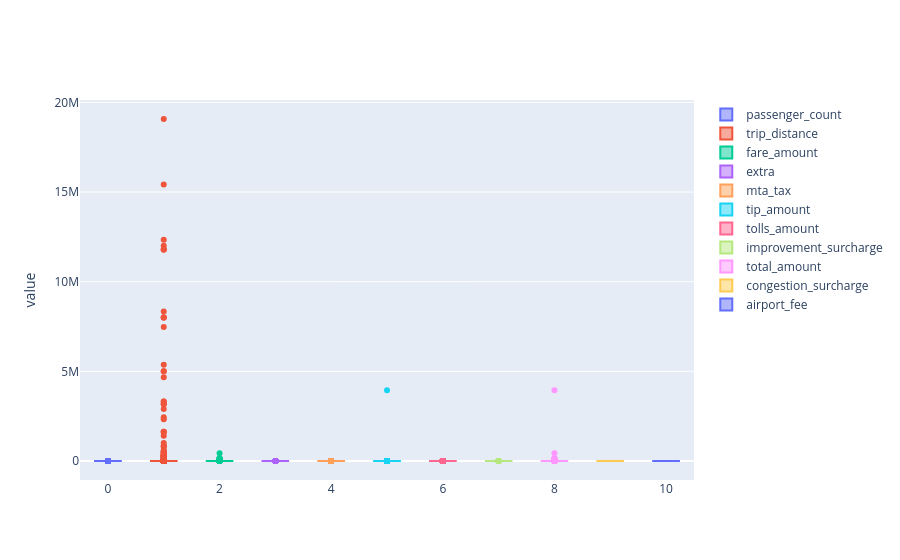

Write notebook code for a chart like this one.
### Markdown cell above
<a class="anchor" id="2">

### **Plot 3 - Box plots: all numeric columns**
</a>

Box plots are the fastest way to detect outliers and understand spread across every numeric column simultaneously. They reveal the median, interquartile range (IQR), and extreme values in one view.

### Code cell
df_taxi_all.select(
    "passenger_count",
    "trip_distance",
    "fare_amount",
    "extra",
    "mta_tax",
    "tip_amount",
    "tolls_amount",
    "improvement_surcharge",
    "total_amount",
    "congestion_surcharge",
    "airport_fee"
).plot.box()

### Figure 1 — Plotly figure (JSON) as saved in the notebook; plotly's stock layout.template omitted (floating-point values rounded to 4 significant figures; data arrays with more than 128 entries replaced by an {"elided": "..."} marker saying what was removed)
{"data": [{"boxpoints": "suspectedoutliers", "lowerfence": [0], "mean": [1.667], "median": [1], "name": "passenger_count", "notched": false, "q1": [1], "q3": [2], "type": "box", "upperfence": [3], "x": [0], "y": {"elided": "1x1001 int values"}}, {"boxpoints": "suspectedoutliers", "lowerfence": [0], "mean": [7.069], "median": [1.7], "name": "trip_distance", "notched": false, "q1": [1], "q3": [3.04], "type": "box", "upperfence": [6.1], "x": [1], "y": {"elided": "1x1001 float values"}}, {"boxpoints": "suspectedoutliers", "lowerfence": [-4.5], "mean": [12.39], "median": [9], "name": "fare_amount", "notched": false, "q1": [6.5], "q3": [14], "type": "box", "upperfence": [25.22], "x": [2], "y": {"elided": "1x1001 float values"}}, {"boxpoints": "suspectedoutliers", "lowerfence": [-0.7], "mean": [0.3243], "median": [0], "name": "extra", "notched": false, "q1": [0], "q3": [0.5], "type": "box", "upperfence": [1.23], "x": [3], "y": {"elided": "1x1001 float values"}}, {"boxpoints": "suspectedoutliers", "lowerfence": [0.5], "mean": [0.4978], "median": [0.5], "name": "mta_tax", "notched": false, "q1": [0.5], "q3": [0.5], "type": "box", "upperfence": [0.5], "x": [4], "y": {"elided": "1x1001 float values"}}, {"boxpoints": "suspectedoutliers", "lowerfence": [-3.32], "mean": [1.795], "median": [1.26], "name": "tip_amount", "notched": false, "q1": [0], "q3": [2.26], "type": "box", "upperfence": [5.64], "x": [5], "y": {"elided": "1x1001 float values"}}, {"boxpoints": "suspectedoutliers", "lowerfence": [0], "mean": [0.2844], "median": [0], "name": "tolls_amount", "notched": false, "q1": [0], "q3": [0], "type": "box", "upperfence": [0], "x": [6], "y": {"elided": "1x1001 float values"}}, {"boxpoints": "suspectedoutliers", "lowerfence": [0.3], "mean": [0.2953], "median": [0.3], "name": "improvement_surcharge", "notched": false, "q1": [0.3], "q3": [0.3], "type": "box", "upperfence": [0.3], "x": [7], "y": {"elided": "1x1001 float values"}}, {"boxpoints": "suspectedoutliers", "lowerfence": [-4.94], "mean": [15.59], "median": [11.55], "name": "total_amount", "notched": false, "q1": [8.3], "q3": [17.15], "type": "box", "upperfence": [30.42], "x": [8], "y": {"elided": "1x1001 float values"}}, {"boxpoints": "suspectedoutliers", "lowerfence": [null], "mean": [null], "median": [null], "name": "congestion_surcharge", "notched": false, "q1": [null], "q3": [null], "type": "box", "upperfence": [null], "x": [9]}, {"boxpoints": "suspectedoutliers", "lowerfence": [null], "mean": [null], "median": [null], "name": "airport_fee", "notched": false, "q1": [null], "q3": [null], "type": "box", "upperfence": [null], "x": [10]}], "layout": {"yaxis": {"title": {"text": "value"}}}}
